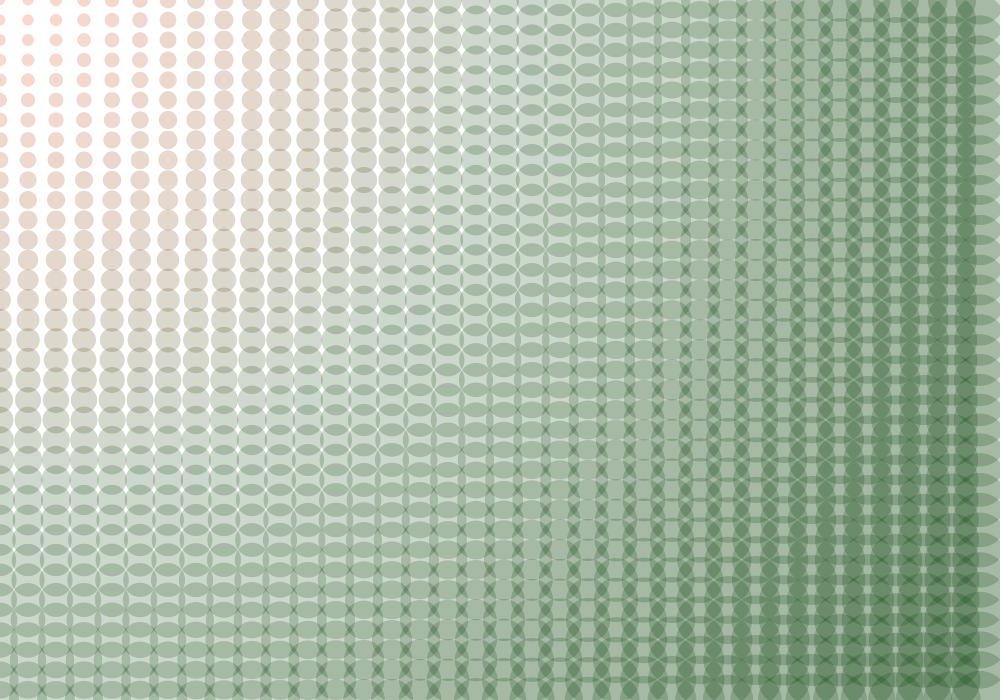
Frame 1 (no input)
Frame 60 (the mouse pressed at the canvas centre just before this capture): identical to frame 1, image omitted
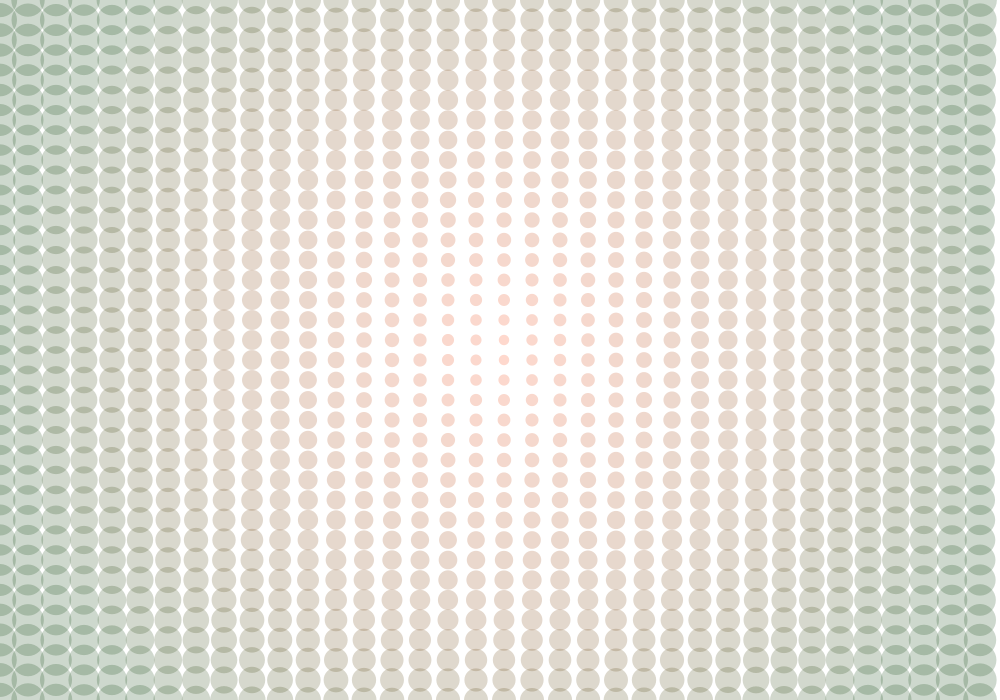
Frame 120 (the mouse held since frame 60 and released just before this capture)

The Processing sketch that drew these frames (run headless with seeded random() and noise(); from frame 60 on, the mouse is pressed at the canvas centre):

// Processing sketch: sketch_dynamicAndinteractive_nestedForloop
// ── sketch_dynamicAndinteractive_nestedForloop.pde
void setup(){
  size(1000, 700);
  noStroke();
  
  
}


void draw(){
  background (255);
  
  for(int i = 0; i<=width; i+=width/35){
   for(int j= 0; j <=height; j += height/35){
//figure out distance between mouseX, mouseY
//and all our ellipses
     float dist = dist(mouseX, mouseY, i, j);
     
     float c = int(map(dist, 0, 500, 255, 0)); //controlling color
     float s = map(dist, 0, width, 10, 50); // controlling stagnant circles
     
     fill(c, 55, 0, 50);
     ellipse(i, j, s, s);
   }
  }
  
}
